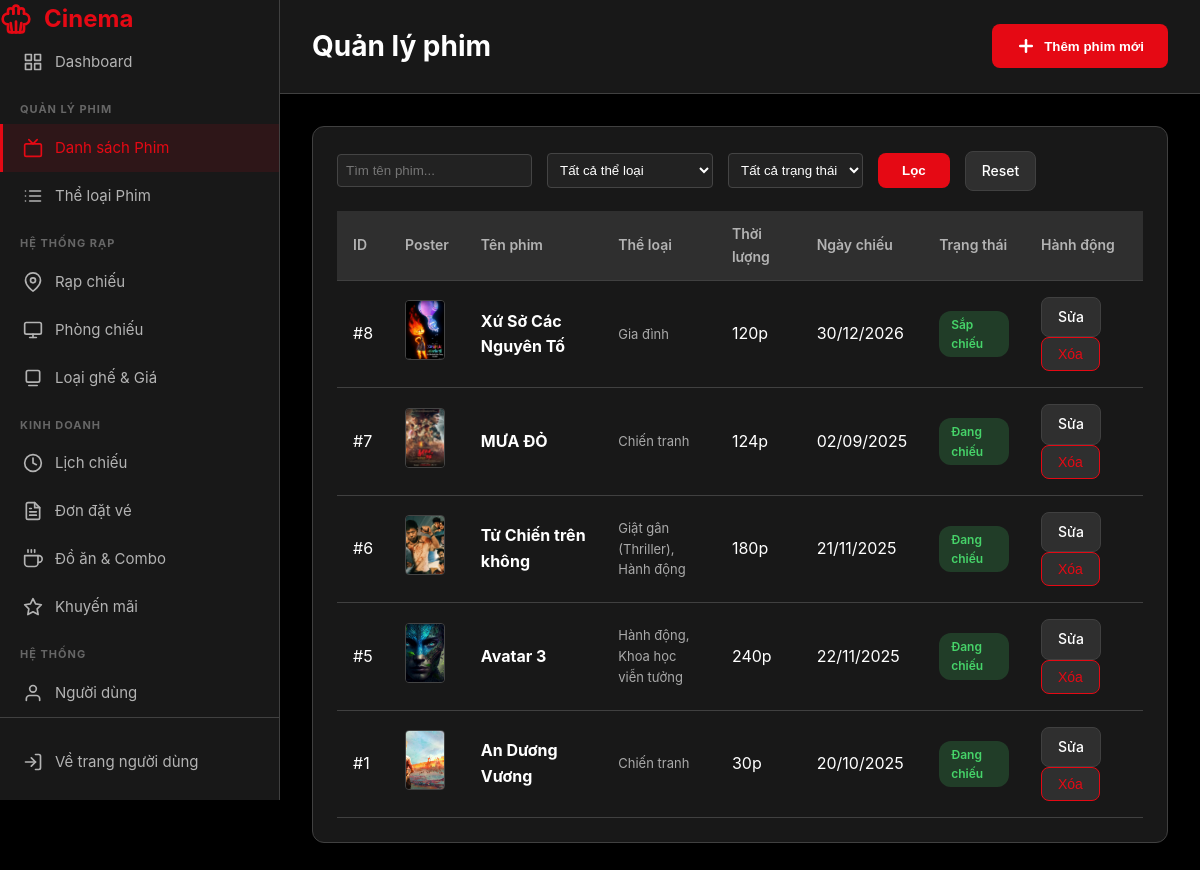
The page /BTL_MO/View/admin/movies.php (signed in) on the database its author committed.
### tables this page shows
CREATE TABLE `movies` (
  `MovieID` int NOT NULL AUTO_INCREMENT,
  `Title` varchar(255) NOT NULL,
  `Description` text,
  `Duration` int NOT NULL,
  `Director` varchar(100) DEFAULT NULL,
  `PosterURL` varchar(255) DEFAULT NULL,
  `TrailerURL` varchar(255) DEFAULT NULL,
  `Status` enum('Đang chiếu','Sắp chiếu','Ngưng chiếu') DEFAULT 'Sắp chiếu',
  `ReleaseDate` date DEFAULT NULL,
  `Rating` decimal(3,1) DEFAULT '0.0',
  PRIMARY KEY (`MovieID`)
);

### BTL_MO/functions/movies_functions.php (called while the page is built, shortened)
<?php
function getMoviesAdvanced($page = 1, $limit = 10, $search = '', $status = '', $sort = 'MovieID', $order = 'DESC', $genre_id = '') {
    $conn = getDbConnection();
    $offset = ($page - 1) * $limit;
    $movies = [];
    $sql = "SELECT SQL_CALC_FOUND_ROWS m.*,
            GROUP_CONCAT(DISTINCT g.Name SEPARATOR ', ') as GenreNames
            FROM Movies m
            LEFT JOIN movie_genres mg ON m.MovieID = mg.MovieID
            LEFT JOIN Genres g ON mg.GenreID = g.GenreID
            WHERE 1=1";
    $types = "";
    $params = [];
    $sql .= " GROUP BY m.MovieID";
    $allowed_sorts = ['MovieID', 'Title', 'Duration', 'ReleaseDate'];
    $order = strtoupper($order) === 'ASC' ? 'ASC' : 'DESC';
    $sql .= " ORDER BY m.$sort $order";
    $sql .= " LIMIT ? OFFSET ?";
    $types .= "ii";
    $params[] = $limit;
    $params[] = $offset;
    $stmt = $conn->prepare($sql);
    if (!empty($types)) {
        $stmt->bind_param($types, ...$params);
    }
    $stmt->execute();
    $result = $stmt->get_result();
    if ($result) $movies = $result->fetch_all(MYSQLI_ASSOC);
    $result_total = $conn->query("SELECT FOUND_ROWS() as total");
    $total_rows = $result_total->fetch_assoc()['total'];
    $total_pages = ceil($total_rows / $limit);
    return ['data' => $movies, 'total_pages' => $total_pages, 'total_rows' => $total_rows];
}
?>

### BTL_MO/View/admin/movies.php (the view, shortened to what this page needs)
<?php
include_once '../../functions/movies_functions.php';
$page = $_GET['page'] ?? 1;
$search = $_GET['search'] ?? '';
$status = $_GET['status'] ?? '';
$sort = $_GET['sort'] ?? 'MovieID';
$order = $_GET['order'] ?? 'DESC';
$filter_genre = $_GET['genre'] ?? '';
$data = getMoviesAdvanced($page, 10, $search, $status, $sort, $order, $filter_genre);
$movies_list = $data['data'];
$action = $_GET['action'] ?? 'list';
$movie_focus = null;
?>
<!DOCTYPE html>
<html lang="vi">
<head>
    <link rel="stylesheet" href="../../assets/css/style.css">
    <link rel="stylesheet" href="../../assets/css/admin.css">
</head>
<body>
    <div class="admin-layout">
        <?php include 'partials/sidebar.php'; ?>
        <main class="admin-main">
            <header class="admin-header">
                <h1>Quản lý phim</h1>
                <?php if ($action == 'list'): ?>
                    <button class="btn-add" onclick="openModal('addMovieModal')">
                         <svg width="20" height="20" viewBox="0 0 24 24" fill="none" stroke="currentColor" stroke-width="3" stroke-linecap="round" stroke-linejoin="round"><line x1="12" y1="5" x2="12" y2="19"></line><line x1="5" y1="12" x2="19" y2="12"></line></svg>
                        <span>Thêm phim mới</span>
                    </button>
                <?php endif; ?>
            </header>
            <div class="dashboard-content">
                <?php if ($action == 'detail' && $movie_focus): ?>
                <div class="dashboard-card">
                    <div class="card-header">
                        <h3>Chi tiết phim: <?php echo htmlspecialchars($movie_focus['Title']); ?></h3>
                        <a href="movies.php" class="btn-action">Đóng</a>
                    </div>
                    <div style="display: flex; gap: 30px; flex-wrap: wrap;">
                        <div style="width: 300px; flex-shrink: 0;">
                            <img src="../../<?php echo htmlspecialchars($movie_focus['PosterURL']); ?>"
                                 alt="Poster" style="width: 100%; border-radius: 8px; box-shadow: 0 4px 10px rgba(0,0,0,0.5);">
                        </div>
                        <div style="flex: 1;">
                            <p style="margin-bottom: 10px;"><strong>ID Phim:</strong> #<?php echo $movie_focus['MovieID']; ?></p>
                            <p style="margin-bottom: 10px;"><strong>Đạo diễn:</strong> <?php echo htmlspecialchars($movie_focus['Director']); ?></p>
                            <p style="margin-bottom: 10px;"><strong>Thể loại:</strong>
                                <?php
                                echo "<em>(Xem chi tiết ở danh sách)</em>";
                                ?>
                            </p>
                            <p style="margin-bottom: 10px;"><strong>Thời lượng:</strong> <?php echo $movie_focus['Duration']; ?> phút</p>
                            <p style="margin-bottom: 10px;"><strong>Ngày chiếu:</strong> <?php echo date('d/m/Y', strtotime($movie_focus['ReleaseDate'])); ?></p>
                            <p style="margin-bottom: 10px;"><strong>Trạng thái:</strong> <span class="badge badge-success"><?php echo $movie_focus['Status']; ?></span></p>
                            <hr style="border-color: var(--border-color); margin: 15px 0;">
                            <p><strong>Mô tả nội dung:</strong></p>
                            <p style="color: var(--text-secondary); line-height: 1.6; margin-top: 5px;">
                                <?php echo nl2br(htmlspecialchars($movie_focus['Description'])); ?>
                            </p>
                            <div style="margin-top: 20px;">
                                <a href="<?php echo $movie_focus['TrailerURL']; ?>" target="_blank" class="btn-primary" style="display: inline-block; text-decoration: none;">
                                    Xem Trailer
                                </a>
                                <a href="movies.php?action=edit&id=<?php echo $movie_focus['MovieID']; ?>" class="btn-action">
                                    Chỉnh sửa phim này
                                </a>
                            </div>
                        </div>
                    </div>
                </div>
                <?php else: ?>
                    <div class="dashboard-card">
                        <form method="GET" action="movies.php" class="filter-bar">
                            <input type="text" name="search" placeholder="Tìm tên phim..." value="<?php echo htmlspecialchars($search); ?>" style="padding: 8px; border-radius: 4px; border: 1px solid #444; background: #222; color: #fff;">
                            <select name="genre" style="padding: 8px; border-radius: 4px; border: 1px solid #444; background: #222; color: #fff;">
                                <option value="">Tất cả thể loại</option>
                            </select>
                            <select name="status" style="padding: 8px; border-radius: 4px; border: 1px solid #444; background: #222; color: #fff;">
                                <option value="">Tất cả trạng thái</option>
                            </select>
                            <button type="submit" class="btn-primary">Lọc</button>
                            <a href="movies.php" class="btn-action">Reset</a>
                        </form>
                        <div class="table-responsive">
                            <table class="data-table">
                                <thead>
                                    <tr>
                                        <th>ID</th>
                                        <th>Poster</th>
                                        <th>Tên phim</th>
                                        <th>Thể loại</th> <th>Thời lượng</th>
                                        <th>Ngày chiếu</th>
                                        <th>Trạng thái</th>
                                        <th>Hành động</th>
                                    </tr>
                                </thead>
                                <tbody>
                                    <?php foreach ($movies_list as $movie): ?>
                                    <tr>
                                        <td>#<?php echo $movie['MovieID']; ?></td>
                                        <td>
                                            <a href="movies.php?action=detail&id=<?php echo $movie['MovieID']; ?>">
                                                <img src="../../<?php echo $movie['PosterURL']; ?>"
                                                     style="width: 40px; height: 60px; object-fit: cover; border-radius: 4px; border: 1px solid #444;">
                                            </a>
                                        </td>
                                        <td>
                                            <a href="movies.php?action=detail&id=<?php echo $movie['MovieID']; ?>" style="color: white; font-weight: bold; text-decoration: none;">
                                                <?php echo htmlspecialchars($movie['Title']); ?>
                                            </a>
                                        </td>
                                        <td style="max-width: 150px; color: #aaa; font-size: 13px;">
                                            <?php echo htmlspecialchars($movie['GenreNames'] ?? '---'); ?>
                                        </td>
                                        <td><?php echo $movie['Duration']; ?>p</td>
                                        <td><?php echo date('d/m/Y', strtotime($movie['ReleaseDate'])); ?></td>
                                        <td><span class="badge badge-success"><?php echo $movie['Status']; ?></span></td>
                                        <td>
                                            <a href="movies.php?action=edit&id=<?php echo $movie['MovieID']; ?>" class="btn-action">Sửa</a>
                                            <form action="../../Handle/movies_process.php" method="POST" style="display:inline;" onsubmit="return confirm('Xóa phim này?');">
                                                <button class="btn-action danger">Xóa</button>
                                            </form>
                                        </td>
                                    </tr>
                                    <?php endforeach; ?>
                                </tbody>
                            </table>
                        </div>
                    </div>
                <?php endif; ?>
            </div>
        </main>
    </div>
</body>
</html>

### BTL_MO/assets/css/style.css (style rules this page uses)
:root { --primary-color: #e50914; --primary-dark: #b20710; --secondary-color: #0f1014; --text-primary: #ffffff; --text-secondary: #b3b3b3; --bg-primary: #000000; --bg-secondary: #181818; --bg-tertiary: #2f2f2f; --border-color: #404040; --success-color: #46d369; --warning-color: #ffa500; --danger-color: #e50914; --shadow: 0 4px 12px rgba(0, 0, 0, 0.5); --shadow-lg: 0 8px 24px rgba(0, 0, 0, 0.6); --transition: all 0.3s ease; --border-radius: 8px; }
* { margin: 0; padding: 0; box-sizing: border-box; }
body { font-family: -apple-system, BlinkMacSystemFont, 'Segoe UI', Roboto, 'Helvetica Neue', Arial, sans-serif; background: var(--bg-primary); color: var(--text-primary); line-height: 1.6; overflow-x: hidden; }
.btn-primary { background: var(--primary-color); color: var(--text-primary); padding: 10px 24px; border-radius: var(--border-radius); text-decoration: none; font-weight: 600; transition: var(--transition); border: none; cursor: pointer; }
.badge { display: inline-block; padding: 4px 12px; border-radius: 12px; font-size: 12px; font-weight: 600; }
.badge-success { background: rgba(70, 211, 105, 0.2); color: var(--success-color); }

### BTL_MO/assets/css/admin.css (style rules this page uses)
.admin-layout { display: grid; grid-template-columns: 280px 1fr; min-height: 100vh; }
.admin-main { overflow-x: hidden; }
.admin-header { background: var(--bg-secondary); border-bottom: 1px solid var(--border-color); padding: 24px 32px; display: flex; justify-content: space-between; align-items: center; position: sticky; top: 0; z-index: 100; }
.admin-header h1 { font-size: 28px; }
.dashboard-content { padding: 32px; }
.dashboard-card { background: var(--bg-secondary); border: 1px solid var(--border-color); border-radius: 12px; padding: 24px; }
.table-responsive { overflow-x: auto; }
.data-table { width: 100%; border-collapse: collapse; }
.data-table thead { background: var(--bg-tertiary); }
.data-table th { padding: 12px 16px; text-align: left; font-weight: 600; font-size: 14px; color: var(--text-secondary); border-bottom: 1px solid var(--border-color); }
.data-table td { padding: 16px; border-bottom: 1px solid var(--border-color); }
.data-table tbody tr { transition: var(--transition); }
.btn-action { padding: 8px 16px; background: var(--bg-tertiary); border: 1px solid var(--border-color); border-radius: var(--border-radius); color: var(--text-primary); cursor: pointer; transition: var(--transition); font-size: 14px; font-weight: 500; text-decoration: none; display: inline-flex; align-items: center; gap: 8px; }
.btn-action.danger { color: var(--danger-color); border-color: var(--danger-color); }
.btn-add { padding: 12px 24px; background: var(--primary-color); color: var(--text-primary); border: none; border-radius: var(--border-radius); font-weight: 600; cursor: pointer; transition: var(--transition); display: inline-flex; align-items: center; gap: 8px; }

### BTL_MO/View/admin/movies.php (style rules this page uses)
.filter-bar { display: flex; gap: 15px; margin-bottom: 20px; flex-wrap: wrap; align-items: center; }

### rows shown on the page
movies: MovieID "8", PosterURL (picture), Title "Xứ Sở Các Nguyên Tố", GenreNames "Gia đình", Duration "120", ReleaseDate "30/12/2026", Status "Sắp chiếu"
movies: MovieID "7", PosterURL (picture), Title "MƯA ĐỎ", GenreNames "Chiến tranh", Duration "124", ReleaseDate "02/09/2025", Status "Đang chiếu"
movies: MovieID "6", PosterURL (picture), Title "Tử Chiến trên không", GenreNames "Giật gân (Thriller), Hành động", Duration "180", ReleaseDate "21/11/2025", Status "Đang chiếu"
movies: MovieID "5", PosterURL (picture), Title "Avatar 3", GenreNames "Hành động, Khoa học viễn tưởng", Duration "240", ReleaseDate "22/11/2025", Status "Đang chiếu"
movies: MovieID "1", PosterURL (picture), Title "An Dương Vương", GenreNames "Chiến tranh", Duration "30", ReleaseDate "20/10/2025", Status "Đang chiếu"
